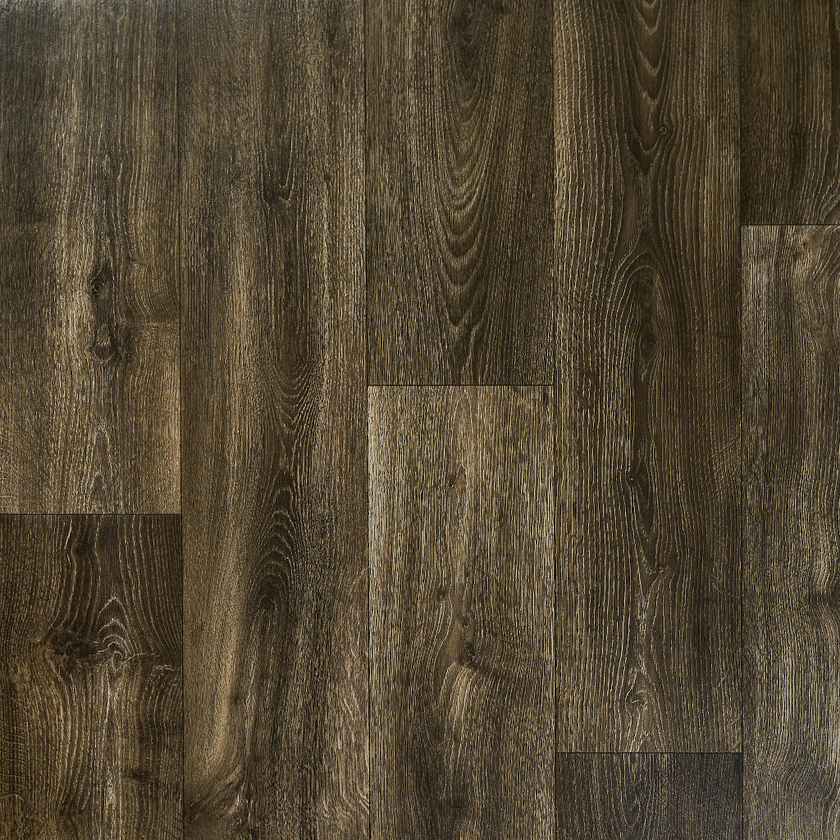
#> input picture samples/dark.png, 840 x 840 px, shrunk from 1024 x 1024 before the run
$ python seam_highlight.py ../../samples/dark.png   (older library calls are emulated)
#> lines starting #> are read from the running program, lines starting #| are printed output that depends on the picture; after the words box and inside, x2 and y2 are one past the last pixel; in counts of white or black regions, pixels touching at a corner belong together
#> in main, img is the input picture: shape (840, 840, 3); mean B, G, R 50.9, 70.6, 82.3
#!/usr/bin/env python3
"""
Normalize uneven lighting on parquet-floor photos and overlay detected plank seams in red.

Uses OpenCV for I/O, color space, morphology, filtering, and gradients; NumPy only for
broadcasting blends. All per-pixel work is vectorized (no Python loops over pixels).

Requirements: numpy, opencv-python
"""

from __future__ import annotations

import argparse
from pathlib import Path

import cv2
import numpy as np


def geometry_luma_u8(bgr_u8: np.ndarray) -> np.ndarray:
    """Single-channel luma for geometry / border cues (BGR uint8 → gray uint8)."""
    return cv2.cvtColor(bgr_u8, cv2.COLOR_BGR2GRAY)


def normalize_lighting_bgr(
    image_bgr: np.ndarray,
    flat_field_sigma: float = 35.0,
    clahe_clip: float = 2.5,
    clahe_grid: int = 8,
) -> np.ndarray:
    """
    Reduce shading / uneven illumination while preserving plank texture.

    1) Flat-field: divide each BGR channel by a large-Gaussian blurred luminance estimate.
    2) LAB: apply CLAHE on L only, then merge (perceptual lightness normalization).
    """
#> called with flat_field_sigma = 35, clahe_clip = 2.5, clahe_grid = 8
    bgr = image_bgr.astype(np.float32)
    gray = cv2.cvtColor(image_bgr, cv2.COLOR_BGR2GRAY).astype(np.float32)
    ksize = 0  # derive from sigma
    blur_luma = cv2.GaussianBlur(gray, (ksize, ksize), flat_field_sigma)
    eps = 1e-3
    scale = np.mean(blur_luma) / (blur_luma + eps)
    flat = np.clip(bgr * scale[..., None], 0.0, 255.0).astype(np.uint8)

    lab = cv2.cvtColor(flat, cv2.COLOR_BGR2LAB)
#> lab: shape (840, 840, 3); mean of channels 0, 1, 2 76.5, 129.7, 141.8
    l, a, b = cv2.split(lab)
    clahe = cv2.createCLAHE(clipLimit=clahe_clip, tileGridSize=(clahe_grid, clahe_grid))
    l2 = clahe.apply(l)
    merged = cv2.merge((l2, a, b))
#> merged: shape (840, 840, 3); mean of channels 0, 1, 2 114.5, 129.7, 141.8
    return cv2.cvtColor(merged, cv2.COLOR_LAB2BGR)


def seam_probability_map(gray_u8: np.ndarray) -> np.ndarray:
    """
    Float map in [0, 1]: high where plank seams / borders are likely. Fully OpenCV-based.
    """
    g = gray_u8

    # Local mean via box filter (fast, separable); seams often darker than neighborhood.
    k = 15
    local_mean = cv2.boxFilter(g, ddepth=-1, ksize=(k, k), normalize=True)
    dark_line = cv2.normalize(
        (local_mean.astype(np.float32) - g.astype(np.float32)),
        None,
        0.0,
        1.0,
        cv2.NORM_MINMAX,
        dtype=cv2.CV_32F,
    )

    # Morphological gradient = edge strength (vectorized).
    rect3 = cv2.getStructuringElement(cv2.MORPH_RECT, (3, 3))
    morph_grad = cv2.morphologyEx(g, cv2.MORPH_GRADIENT, rect3)
    edge_strength = cv2.normalize(morph_grad, None, 0.0, 1.0, cv2.NORM_MINMAX, dtype=cv2.CV_32F)

    gx = cv2.Sobel(g, cv2.CV_32F, 1, 0, ksize=3)
    gy = cv2.Sobel(g, cv2.CV_32F, 0, 1, ksize=3)
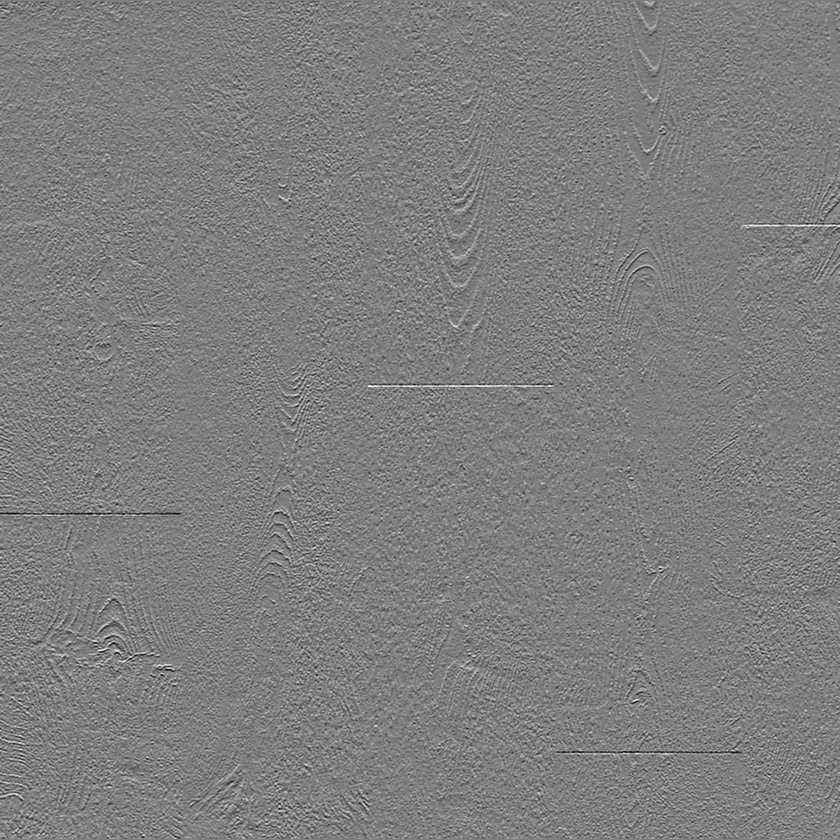
#> gy: shape (840, 840) float32; min -842, max 847, mean 0.1; drawn with min black and max white
    sob = cv2.magnitude(gx, gy)
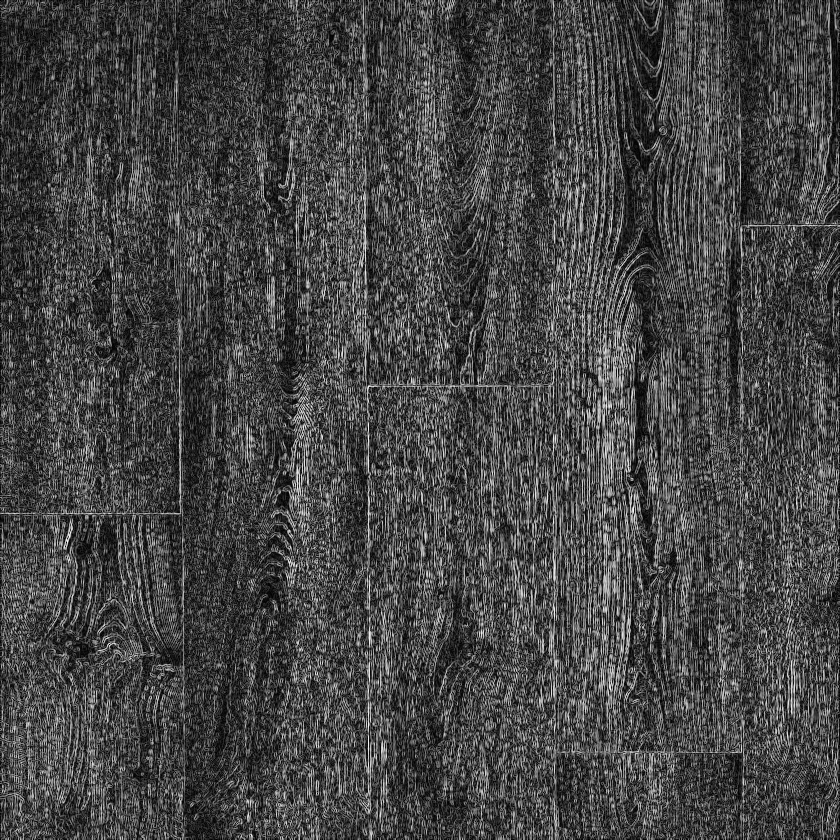
#> sob: shape (840, 840) float32; min 0, max 985.9, mean 267.4; drawn with min black and max white
    sob_n = cv2.normalize(sob, None, 0.0, 1.0, cv2.NORM_MINMAX, dtype=cv2.CV_32F)

    # Combine cues with channel-wise max then slight blur to bridge small gaps.
    stacked = np.stack((dark_line, edge_strength, sob_n), axis=-1)
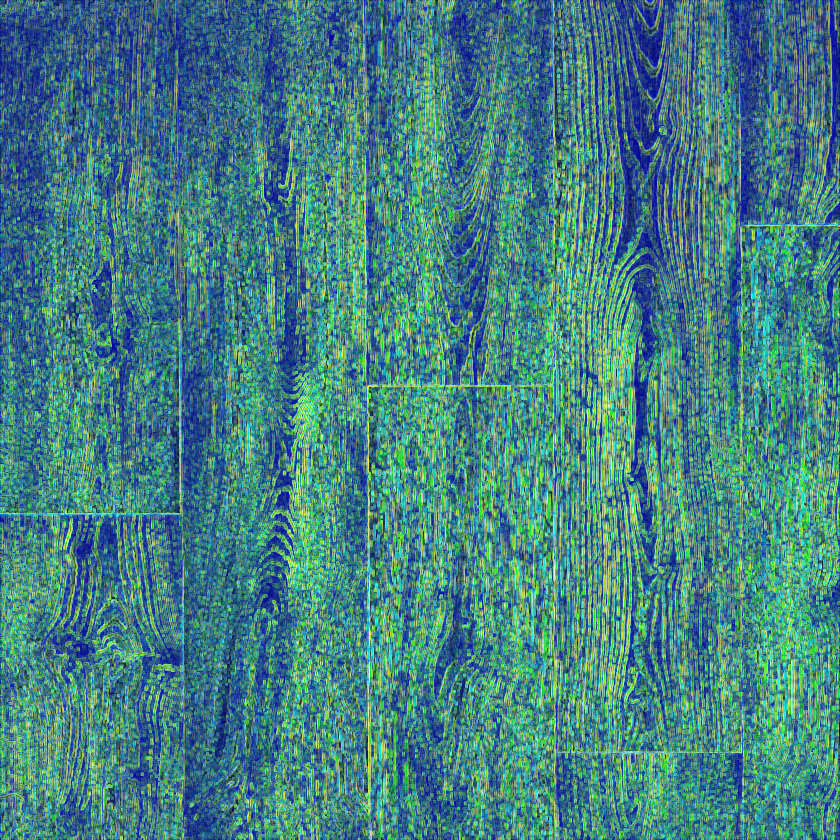
#> stacked: shape (840, 840, 3) float32; mean of channels 0, 1, 2 0.514, 0.504, 0.271; drawn as B, G, R
    combined = np.max(stacked, axis=-1).astype(np.float32)
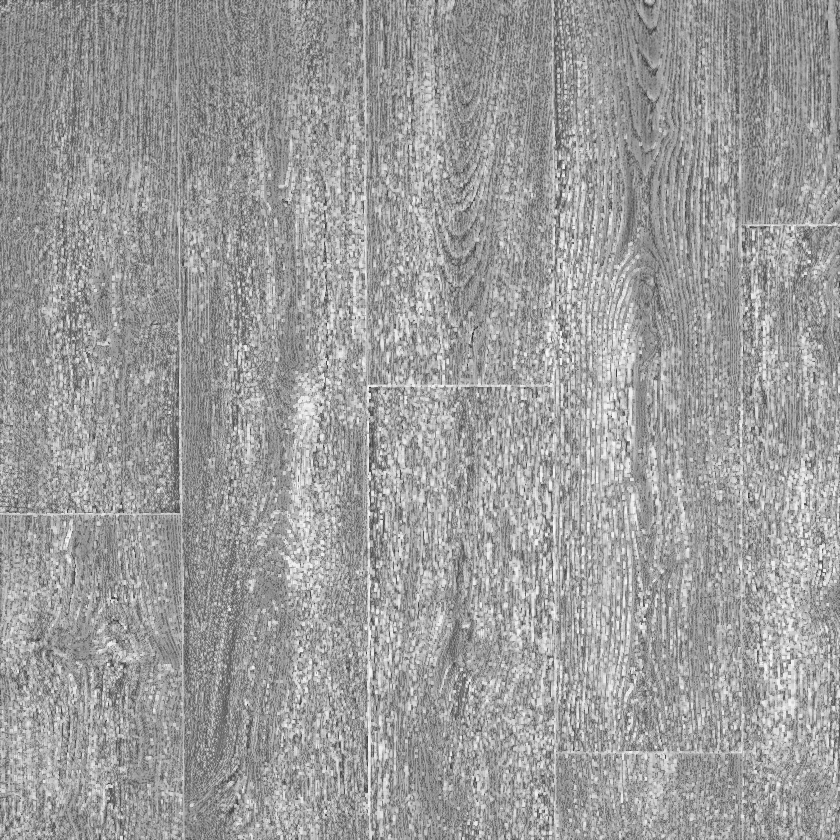
#> combined: shape (840, 840) float32; min 0.134, max 1, mean 0.614
    combined = cv2.GaussianBlur(combined, (0, 0), sigmaX=1.0)
    return np.clip(combined, 0.0, 1.0)


def seam_mask_from_map(
    prob: np.ndarray,
    quantile: float = 0.92,
    dilate_ksize: int = 3,
) -> np.ndarray:
    """Binary uint8 mask 0/255 from probability map; threshold adapts to image contrast."""
#> called with quantile = 0.92, dilate_ksize = 3
    flat = prob.reshape(-1)
    thresh = float(np.quantile(flat, quantile))
#> thresh = 0.741
    thresh = max(thresh, 0.05)
    mask = (prob >= thresh).astype(np.uint8) * 255
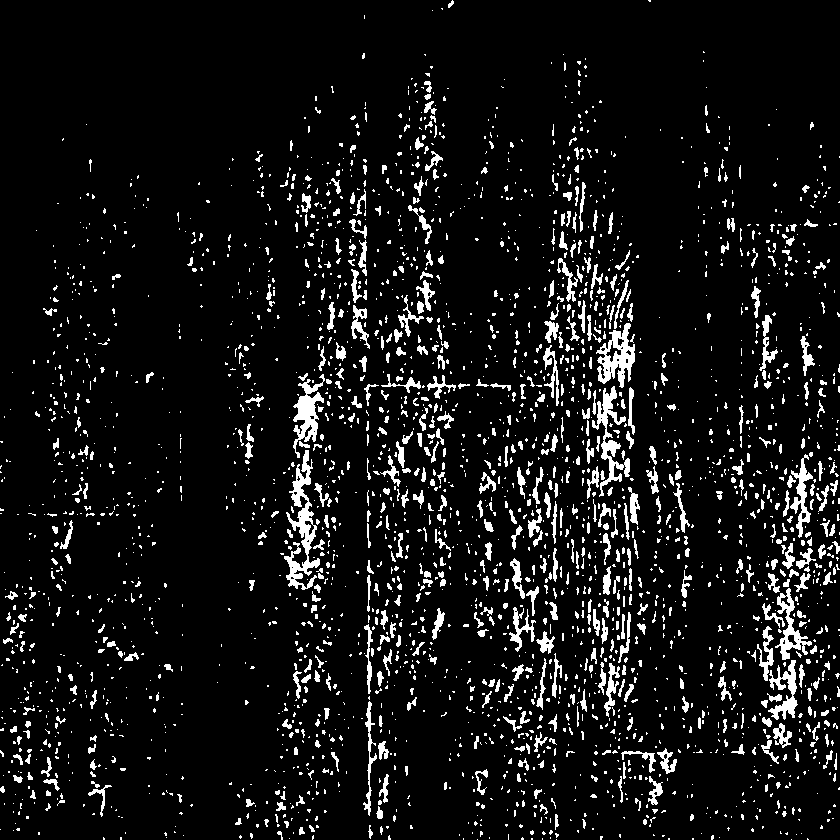
#> mask: shape (840, 840); 8% white; 2974 white regions (2317 under 20 px), largest, box (x1, y1, x2, y2) and area: (284, 450, 320, 590) 1757, (596, 323, 635, 388) 1213, (592, 386, 630, 497) 1182
    if dilate_ksize > 1:
        ker = cv2.getStructuringElement(
            cv2.MORPH_ELLIPSE,
            (dilate_ksize, dilate_ksize),
        )
        mask = cv2.dilate(mask, ker, iterations=1)
#> mask: shape (840, 840); 15.1% white; 2173 white regions (1154 under 20 px), largest, box (x1, y1, x2, y2) and area: (746, 451, 839, 728) 6625, (279, 372, 333, 594) 4734, (581, 381, 636, 539) 3749
    return mask


def overlay_red_seams(
    image_bgr: np.ndarray,
    seam_mask_u8: np.ndarray,
    alpha: float = 0.65,
) -> np.ndarray:
    """Alpha-blend red (BGR) over seam pixels; vectorized with broadcasting."""
#> called with alpha = 0.65
    m = (seam_mask_u8 > 0).astype(np.float32)[..., None]
    red = np.array([0.0, 0.0, 255.0], dtype=np.float32)
    base = image_bgr.astype(np.float32)
    tint = base * (1.0 - alpha * m) + red * (alpha * m)
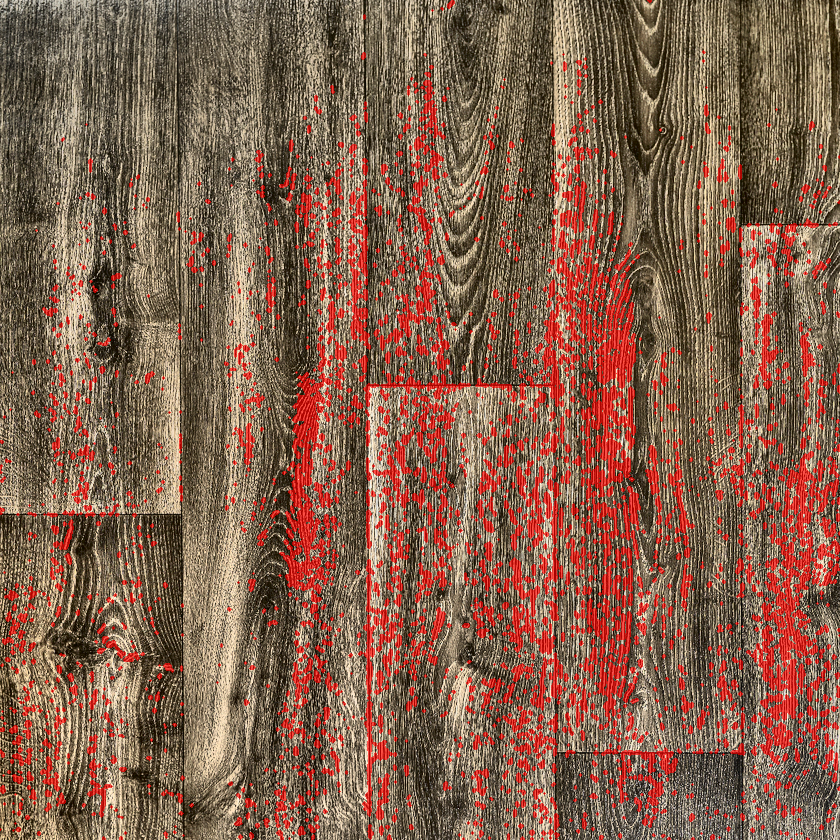
#> tint: shape (840, 840, 3) float32; mean B, G, R 76.7, 96.1, 133
    return np.clip(tint, 0.0, 255.0).astype(np.uint8)


def process_image(
    image_bgr: np.ndarray,
    flat_field_sigma: float,
    clahe_clip: float,
    seam_quantile: float,
    seam_dilate: int,
    overlay_alpha: float,
) -> tuple[np.ndarray, np.ndarray, np.ndarray, np.ndarray]:
    """
    Returns (normalized_bgr, seam_mask_u8, overlay_bgr, seam_probability_f32).
    """
    norm = normalize_lighting_bgr(
        image_bgr,
        flat_field_sigma=flat_field_sigma,
        clahe_clip=clahe_clip,
    )
    gray = cv2.cvtColor(norm, cv2.COLOR_BGR2GRAY)
    prob = seam_probability_map(gray)
    mask = seam_mask_from_map(prob, quantile=seam_quantile, dilate_ksize=seam_dilate)
    overlay = overlay_red_seams(norm, mask, alpha=overlay_alpha)
    return norm, mask, overlay, prob


def main() -> None:
    p = argparse.ArgumentParser(description="Parquet lighting normalize + red seam overlay")
    p.add_argument("input", type=Path, help="Input image path (parquet photo)")
    p.add_argument(
        "-o",
        "--output-dir",
        type=Path,
        default=Path("."),
        help="Directory for output images",
    )
    p.add_argument("--flat-sigma", type=float, default=35.0, help="Gaussian sigma for flat-field")
    p.add_argument("--clahe-clip", type=float, default=2.5, help="CLAHE clip limit")
    p.add_argument(
        "--seam-q",
        type=float,
        default=0.92,
        help="Quantile for adaptive seam threshold (0–1, higher = fewer seams)",
    )
    p.add_argument("--seam-dilate", type=int, default=3, help="Odd-ish kernel size to thicken lines")
    p.add_argument("--overlay-alpha", type=float, default=0.65, help="Red blend strength on seams")
    args = p.parse_args()

    img = cv2.imread(str(args.input), cv2.IMREAD_COLOR)
    if img is None:
        raise SystemExit(f"Could not read image: {args.input}")

    norm, mask, overlay, _prob = process_image(
        img,
        flat_field_sigma=args.flat_sigma,
        clahe_clip=args.clahe_clip,
        seam_quantile=args.seam_q,
        seam_dilate=args.seam_dilate,
        overlay_alpha=args.overlay_alpha,
    )

    args.output_dir.mkdir(parents=True, exist_ok=True)
    stem = args.input.stem
    cv2.imwrite(str(args.output_dir / f"{stem}_lighting_norm.png"), norm)
    cv2.imwrite(str(args.output_dir / f"{stem}_seam_mask.png"), mask)
    cv2.imwrite(str(args.output_dir / f"{stem}_seams_red.png"), overlay)


if __name__ == "__main__":
    main()
